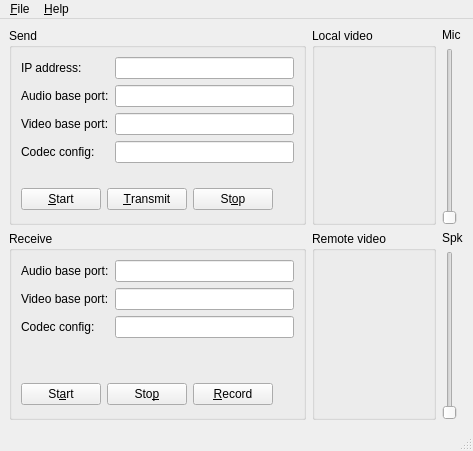
<?xml version="1.0" encoding="UTF-8"?>
<ui version="4.0">
 <class>MainWin</class>
 <widget class="QMainWindow" name="MainWin">
  <property name="geometry">
   <rect>
    <x>0</x>
    <y>0</y>
    <width>473</width>
    <height>451</height>
   </rect>
  </property>
  <property name="windowTitle">
   <string>MainWin</string>
  </property>
  <widget class="QWidget" name="centralwidget">
   <layout class="QGridLayout">
    <item row="0" column="0">
     <widget class="QGroupBox" name="gb_send">
      <property name="title">
       <string>Send</string>
      </property>
      <layout class="QGridLayout">
       <item row="0" column="0">
        <widget class="QLabel" name="lb_remoteAddress">
         <property name="text">
          <string>IP address:</string>
         </property>
        </widget>
       </item>
       <item row="0" column="1">
        <widget class="QLineEdit" name="le_remoteAddress"/>
       </item>
       <item row="1" column="0">
        <widget class="QLabel" name="lb_remoteAudioPort">
         <property name="text">
          <string>Audio base port:</string>
         </property>
        </widget>
       </item>
       <item row="1" column="1">
        <widget class="QLineEdit" name="le_remoteAudioPort"/>
       </item>
       <item row="2" column="0">
        <widget class="QLabel" name="lb_remoteVideoPort">
         <property name="text">
          <string>Video base port:</string>
         </property>
        </widget>
       </item>
       <item row="2" column="1">
        <widget class="QLineEdit" name="le_remoteVideoPort"/>
       </item>
       <item row="3" column="0">
        <widget class="QLabel" name="lb_sendConfig">
         <property name="text">
          <string>Codec config:</string>
         </property>
        </widget>
       </item>
       <item row="3" column="1">
        <widget class="QLineEdit" name="le_sendConfig"/>
       </item>
       <item row="4" column="0" colspan="2">
        <spacer>
         <property name="orientation">
          <enum>Qt::Vertical</enum>
         </property>
         <property name="sizeHint" stdset="0">
          <size>
           <width>261</width>
           <height>16</height>
          </size>
         </property>
        </spacer>
       </item>
       <item row="5" column="0" colspan="2">
        <layout class="QHBoxLayout">
         <item>
          <widget class="QPushButton" name="pb_startSend">
           <property name="text">
            <string>&amp;Start</string>
           </property>
          </widget>
         </item>
         <item>
          <widget class="QPushButton" name="pb_transmit">
           <property name="text">
            <string>&amp;Transmit</string>
           </property>
          </widget>
         </item>
         <item>
          <widget class="QPushButton" name="pb_stopSend">
           <property name="text">
            <string>St&amp;op</string>
           </property>
          </widget>
         </item>
         <item>
          <spacer>
           <property name="orientation">
            <enum>Qt::Horizontal</enum>
           </property>
           <property name="sizeHint" stdset="0">
            <size>
             <width>21</width>
             <height>28</height>
            </size>
           </property>
          </spacer>
         </item>
        </layout>
       </item>
      </layout>
     </widget>
    </item>
    <item row="0" column="1">
     <widget class="QGroupBox" name="groupBox_4">
      <property name="title">
       <string>Local video</string>
      </property>
      <layout class="QVBoxLayout">
       <item>
        <widget class="PsiMedia::VideoWidget" name="vw_self" native="true">
         <property name="sizePolicy">
          <sizepolicy hsizetype="Expanding" vsizetype="Expanding">
           <horstretch>0</horstretch>
           <verstretch>0</verstretch>
          </sizepolicy>
         </property>
         <property name="minimumSize">
          <size>
           <width>96</width>
           <height>96</height>
          </size>
         </property>
        </widget>
       </item>
      </layout>
     </widget>
    </item>
    <item row="0" column="2">
     <layout class="QVBoxLayout">
      <item>
       <widget class="QLabel" name="label">
        <property name="text">
         <string>Mic</string>
        </property>
       </widget>
      </item>
      <item>
       <widget class="QSlider" name="sl_mic">
        <property name="minimumSize">
         <size>
          <width>0</width>
          <height>96</height>
         </size>
        </property>
        <property name="orientation">
         <enum>Qt::Vertical</enum>
        </property>
       </widget>
      </item>
     </layout>
    </item>
    <item row="1" column="0">
     <widget class="QGroupBox" name="gb_receive">
      <property name="title">
       <string>Receive</string>
      </property>
      <layout class="QGridLayout">
       <item row="0" column="0">
        <widget class="QLabel" name="lb_localAudioPort">
         <property name="text">
          <string>Audio base port:</string>
         </property>
        </widget>
       </item>
       <item row="0" column="1">
        <widget class="QLineEdit" name="le_localAudioPort"/>
       </item>
       <item row="1" column="0">
        <widget class="QLabel" name="lb_localVideoPort">
         <property name="text">
          <string>Video base port:</string>
         </property>
        </widget>
       </item>
       <item row="1" column="1">
        <widget class="QLineEdit" name="le_localVideoPort"/>
       </item>
       <item row="2" column="0">
        <widget class="QLabel" name="lb_receiveConfig">
         <property name="text">
          <string>Codec config:</string>
         </property>
        </widget>
       </item>
       <item row="2" column="1">
        <widget class="QLineEdit" name="le_receiveConfig"/>
       </item>
       <item row="3" column="0" colspan="2">
        <spacer>
         <property name="orientation">
          <enum>Qt::Vertical</enum>
         </property>
         <property name="sizeHint" stdset="0">
          <size>
           <width>261</width>
           <height>16</height>
          </size>
         </property>
        </spacer>
       </item>
       <item row="4" column="0" colspan="2">
        <layout class="QHBoxLayout">
         <item>
          <widget class="QPushButton" name="pb_startReceive">
           <property name="text">
            <string>St&amp;art</string>
           </property>
          </widget>
         </item>
         <item>
          <widget class="QPushButton" name="pb_stopReceive">
           <property name="text">
            <string>Sto&amp;p</string>
           </property>
          </widget>
         </item>
         <item>
          <widget class="QPushButton" name="pb_record">
           <property name="text">
            <string>&amp;Record</string>
           </property>
          </widget>
         </item>
         <item>
          <spacer>
           <property name="orientation">
            <enum>Qt::Horizontal</enum>
           </property>
           <property name="sizeHint" stdset="0">
            <size>
             <width>20</width>
             <height>28</height>
            </size>
           </property>
          </spacer>
         </item>
        </layout>
       </item>
      </layout>
     </widget>
    </item>
    <item row="1" column="1">
     <widget class="QGroupBox" name="groupBox_3">
      <property name="title">
       <string>Remote video</string>
      </property>
      <layout class="QVBoxLayout">
       <item>
        <widget class="PsiMedia::VideoWidget" name="vw_remote" native="true">
         <property name="sizePolicy">
          <sizepolicy hsizetype="Expanding" vsizetype="Expanding">
           <horstretch>0</horstretch>
           <verstretch>0</verstretch>
          </sizepolicy>
         </property>
         <property name="minimumSize">
          <size>
           <width>96</width>
           <height>96</height>
          </size>
         </property>
        </widget>
       </item>
      </layout>
     </widget>
    </item>
    <item row="1" column="2">
     <layout class="QVBoxLayout">
      <item>
       <widget class="QLabel" name="label_2">
        <property name="text">
         <string>Spk</string>
        </property>
       </widget>
      </item>
      <item>
       <widget class="QSlider" name="sl_spk">
        <property name="minimumSize">
         <size>
          <width>0</width>
          <height>96</height>
         </size>
        </property>
        <property name="orientation">
         <enum>Qt::Vertical</enum>
        </property>
       </widget>
      </item>
     </layout>
    </item>
   </layout>
  </widget>
  <widget class="QMenuBar" name="menubar">
   <property name="geometry">
    <rect>
     <x>0</x>
     <y>0</y>
     <width>473</width>
     <height>21</height>
    </rect>
   </property>
   <widget class="QMenu" name="menu_Help">
    <property name="title">
     <string>&amp;Help</string>
    </property>
    <addaction name="action_About"/>
   </widget>
   <widget class="QMenu" name="menu_File">
    <property name="title">
     <string>&amp;File</string>
    </property>
    <addaction name="action_Configure"/>
    <addaction name="action_ShowPipeline"/>
    <addaction name="separator"/>
    <addaction name="action_Quit"/>
   </widget>
   <addaction name="menu_File"/>
   <addaction name="menu_Help"/>
  </widget>
  <widget class="QStatusBar" name="statusbar"/>
  <action name="action_About">
   <property name="text">
    <string>&amp;About</string>
   </property>
  </action>
  <action name="action_Quit">
   <property name="text">
    <string>&amp;Quit</string>
   </property>
   <property name="shortcut">
    <string>Ctrl+Q</string>
   </property>
  </action>
  <action name="action_Configure">
   <property name="text">
    <string>Co&amp;nfigure Audio/Video...</string>
   </property>
   <property name="shortcut">
    <string>Ctrl+N</string>
   </property>
  </action>
  <action name="action_ShowPipeline">
   <property name="text">
    <string>Show pipeline</string>
   </property>
  </action>
 </widget>
 <customwidgets>
  <customwidget>
   <class>PsiMedia::VideoWidget</class>
   <extends>QWidget</extends>
   <header>psimedia.h</header>
  </customwidget>
 </customwidgets>
 <tabstops>
  <tabstop>le_remoteAddress</tabstop>
  <tabstop>le_remoteAudioPort</tabstop>
  <tabstop>le_remoteVideoPort</tabstop>
  <tabstop>le_sendConfig</tabstop>
  <tabstop>pb_startSend</tabstop>
  <tabstop>pb_transmit</tabstop>
  <tabstop>pb_stopSend</tabstop>
  <tabstop>le_localAudioPort</tabstop>
  <tabstop>le_localVideoPort</tabstop>
  <tabstop>le_receiveConfig</tabstop>
  <tabstop>pb_startReceive</tabstop>
  <tabstop>pb_stopReceive</tabstop>
  <tabstop>pb_record</tabstop>
  <tabstop>sl_mic</tabstop>
  <tabstop>sl_spk</tabstop>
 </tabstops>
 <resources/>
 <connections/>
</ui>
